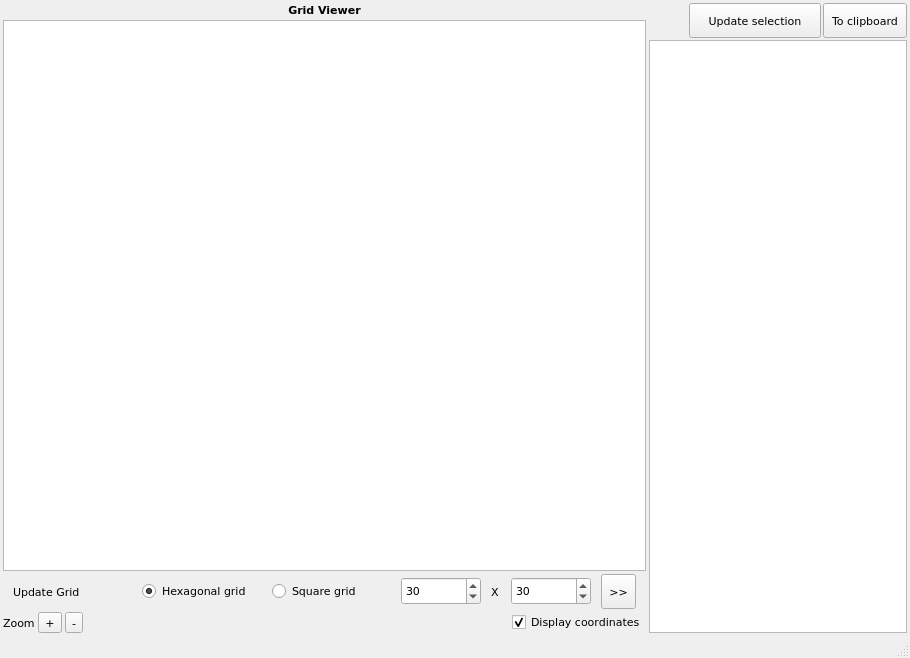
<?xml version="1.0" encoding="UTF-8"?>
<ui version="4.0">
 <class>window</class>
 <widget class="QMainWindow" name="window">
  <property name="geometry">
   <rect>
    <x>0</x>
    <y>0</y>
    <width>910</width>
    <height>658</height>
   </rect>
  </property>
  <property name="font">
   <font>
    <family>Verdana</family>
    <pointsize>8</pointsize>
   </font>
  </property>
  <property name="windowTitle">
   <string>GridViewer</string>
  </property>
  <widget class="QWidget" name="centralwidget">
   <layout class="QHBoxLayout" name="horizontalLayout" stretch="2,0">
    <property name="spacing">
     <number>3</number>
    </property>
    <property name="leftMargin">
     <number>3</number>
    </property>
    <property name="topMargin">
     <number>3</number>
    </property>
    <property name="rightMargin">
     <number>3</number>
    </property>
    <property name="bottomMargin">
     <number>3</number>
    </property>
    <item>
     <layout class="QVBoxLayout" name="verticalLayout">
      <property name="spacing">
       <number>3</number>
      </property>
      <item>
       <widget class="QLabel" name="lbl_title">
        <property name="font">
         <font>
          <weight>75</weight>
          <bold>true</bold>
         </font>
        </property>
        <property name="focusPolicy">
         <enum>Qt::StrongFocus</enum>
        </property>
        <property name="text">
         <string>Grid Viewer</string>
        </property>
        <property name="alignment">
         <set>Qt::AlignCenter</set>
        </property>
       </widget>
      </item>
      <item>
       <widget class="QGraphicsView" name="view"/>
      </item>
      <item>
       <layout class="QHBoxLayout" name="horizontalLayout_2">
        <property name="spacing">
         <number>10</number>
        </property>
        <property name="leftMargin">
         <number>10</number>
        </property>
        <property name="topMargin">
         <number>0</number>
        </property>
        <property name="rightMargin">
         <number>10</number>
        </property>
        <item>
         <widget class="QLabel" name="label">
          <property name="text">
           <string>Update Grid</string>
          </property>
         </widget>
        </item>
        <item>
         <widget class="QRadioButton" name="opt_hex">
          <property name="minimumSize">
           <size>
            <width>0</width>
            <height>28</height>
           </size>
          </property>
          <property name="maximumSize">
           <size>
            <width>140</width>
            <height>28</height>
           </size>
          </property>
          <property name="text">
           <string>Hexagonal grid</string>
          </property>
          <property name="checked">
           <bool>true</bool>
          </property>
         </widget>
        </item>
        <item>
         <widget class="QRadioButton" name="opt_square">
          <property name="minimumSize">
           <size>
            <width>0</width>
            <height>28</height>
           </size>
          </property>
          <property name="maximumSize">
           <size>
            <width>140</width>
            <height>28</height>
           </size>
          </property>
          <property name="text">
           <string>Square grid</string>
          </property>
         </widget>
        </item>
        <item>
         <widget class="QSpinBox" name="spb_width">
          <property name="minimumSize">
           <size>
            <width>38</width>
            <height>28</height>
           </size>
          </property>
          <property name="maximumSize">
           <size>
            <width>80</width>
            <height>28</height>
           </size>
          </property>
          <property name="minimum">
           <number>1</number>
          </property>
          <property name="maximum">
           <number>999</number>
          </property>
          <property name="value">
           <number>30</number>
          </property>
         </widget>
        </item>
        <item>
         <widget class="QLabel" name="label_2">
          <property name="minimumSize">
           <size>
            <width>10</width>
            <height>0</height>
           </size>
          </property>
          <property name="maximumSize">
           <size>
            <width>10</width>
            <height>16777215</height>
           </size>
          </property>
          <property name="text">
           <string>X</string>
          </property>
         </widget>
        </item>
        <item>
         <widget class="QSpinBox" name="spb_height">
          <property name="minimumSize">
           <size>
            <width>38</width>
            <height>28</height>
           </size>
          </property>
          <property name="maximumSize">
           <size>
            <width>80</width>
            <height>28</height>
           </size>
          </property>
          <property name="minimum">
           <number>1</number>
          </property>
          <property name="maximum">
           <number>999</number>
          </property>
          <property name="value">
           <number>30</number>
          </property>
         </widget>
        </item>
        <item>
         <widget class="QToolButton" name="btn_make">
          <property name="minimumSize">
           <size>
            <width>35</width>
            <height>35</height>
           </size>
          </property>
          <property name="text">
           <string>&gt;&gt;</string>
          </property>
         </widget>
        </item>
       </layout>
      </item>
      <item>
       <layout class="QHBoxLayout" name="horizontalLayout_4">
        <property name="topMargin">
         <number>0</number>
        </property>
        <item>
         <widget class="QLabel" name="label_3">
          <property name="text">
           <string>Zoom</string>
          </property>
         </widget>
        </item>
        <item>
         <widget class="QToolButton" name="btn_zoom_plus">
          <property name="text">
           <string>+</string>
          </property>
         </widget>
        </item>
        <item>
         <widget class="QToolButton" name="btn_zoom_minus">
          <property name="text">
           <string>-</string>
          </property>
         </widget>
        </item>
        <item>
         <spacer name="horizontalSpacer_2">
          <property name="orientation">
           <enum>Qt::Horizontal</enum>
          </property>
          <property name="sizeHint" stdset="0">
           <size>
            <width>40</width>
            <height>20</height>
           </size>
          </property>
         </spacer>
        </item>
        <item>
         <widget class="QCheckBox" name="chk_displayCoords">
          <property name="text">
           <string>Display coordinates</string>
          </property>
          <property name="checked">
           <bool>true</bool>
          </property>
         </widget>
        </item>
       </layout>
      </item>
     </layout>
    </item>
    <item>
     <layout class="QVBoxLayout" name="verticalLayout_2">
      <property name="spacing">
       <number>2</number>
      </property>
      <property name="leftMargin">
       <number>0</number>
      </property>
      <item>
       <layout class="QHBoxLayout" name="horizontalLayout_3">
        <property name="topMargin">
         <number>0</number>
        </property>
        <item>
         <spacer name="horizontalSpacer">
          <property name="orientation">
           <enum>Qt::Horizontal</enum>
          </property>
          <property name="sizeHint" stdset="0">
           <size>
            <width>40</width>
            <height>20</height>
           </size>
          </property>
         </spacer>
        </item>
        <item>
         <widget class="QToolButton" name="btn_updateSelection">
          <property name="minimumSize">
           <size>
            <width>132</width>
            <height>35</height>
           </size>
          </property>
          <property name="maximumSize">
           <size>
            <width>132</width>
            <height>1000</height>
           </size>
          </property>
          <property name="text">
           <string>Update selection</string>
          </property>
         </widget>
        </item>
        <item>
         <widget class="QToolButton" name="btn_toClipboard">
          <property name="minimumSize">
           <size>
            <width>84</width>
            <height>35</height>
           </size>
          </property>
          <property name="maximumSize">
           <size>
            <width>84</width>
            <height>1000</height>
           </size>
          </property>
          <property name="text">
           <string>To clipboard</string>
          </property>
         </widget>
        </item>
       </layout>
      </item>
      <item>
       <widget class="QTextEdit" name="txt_coords">
        <property name="minimumSize">
         <size>
          <width>183</width>
          <height>0</height>
         </size>
        </property>
       </widget>
      </item>
     </layout>
    </item>
   </layout>
  </widget>
  <widget class="QStatusBar" name="statusbar"/>
  <action name="actionQuitter">
   <property name="text">
    <string>Quitter</string>
   </property>
  </action>
 </widget>
 <resources/>
 <connections/>
</ui>
